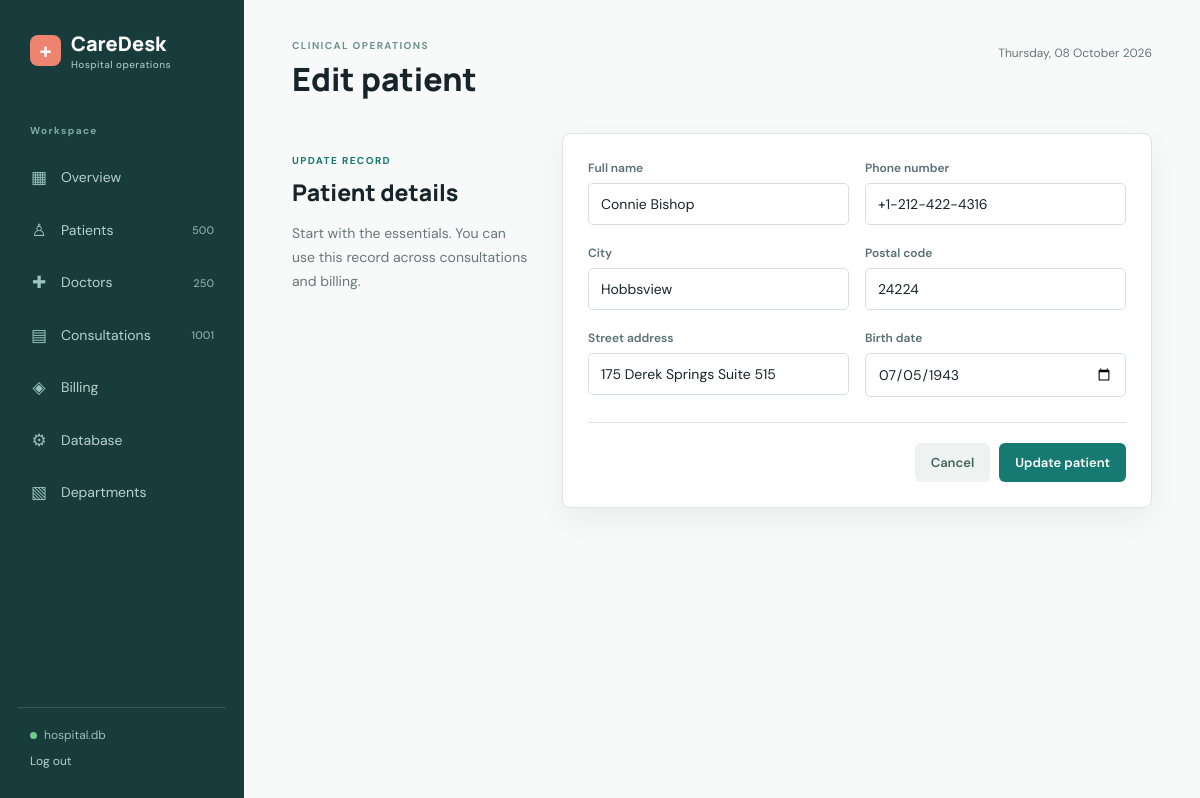
Before: /patients/7/edit (signed in) with the older database file.
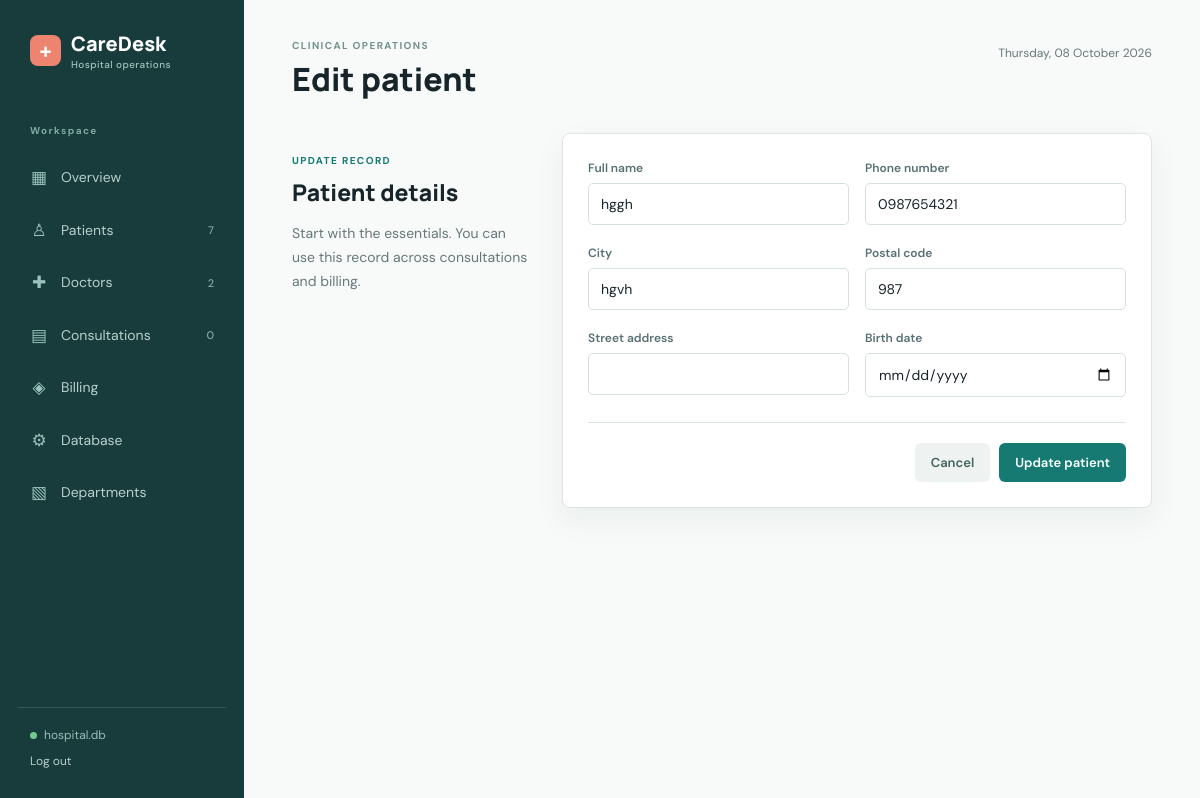
After: the same page with the newer database file.
### tables this page shows
CREATE TABLE "Patient" (
    "ID"         INTEGER PRIMARY KEY AUTOINCREMENT,
    "Name"       TEXT NOT NULL,
    "City"       TEXT NOT NULL,
    "PhoneNo"    TEXT NOT NULL UNIQUE,
    "Street"     TEXT,
    "Pincode"    INTEGER NOT NULL,
    "birthdate"  TEXT
);

### app.py (the view, shortened to what this page needs)
@app.route("/patients/<int:patient_id>/edit", methods=("GET", "POST"))
def edit_patient(patient_id):
    record = fetch_one('SELECT * FROM "Patient" WHERE "ID" = ?', (patient_id,))
    if record is None:
        flash("Patient record not found.", "error")
        return redirect(url_for("patients"))
    return render_template("patient_form.html", record=record, editing=True)

### app.py (called while the page is built, shortened)
@app.before_request
def require_login():
    public_endpoints = {"login", "static"}
    if request.endpoint not in public_endpoints and not session.get("logged_in"):
        return redirect(url_for("login"))

def get_db():
    if "db" not in g:
        g.db = sqlite3.connect(app.config["DATABASE"])
        g.db.row_factory = sqlite3.Row
        g.db.execute("PRAGMA foreign_keys = ON")
    return g.db

def fetch_one(query, parameters=()):
    return get_db().execute(query, parameters).fetchone()

@app.context_processor
def inject_navigation_counts():
    return {
        "now": datetime.now,
        "database_name": Path(app.config["DATABASE"]).name,
        "nav_counts": {
            "patients": fetch_one('SELECT COUNT(*) AS count FROM "Patient"')["count"],
            "doctors": fetch_one('SELECT COUNT(*) AS count FROM "Doctor"')["count"],
            "consultations": fetch_one('SELECT COUNT(*) AS count FROM "Consultation"')["count"],
        }
    }

### templates/patient_form.html
{% extends 'base.html' %}{% block title %}{{ 'Edit patient' if editing else 'Register patient' }}{% endblock %}{% block
heading %}{{ 'Edit patient' if editing else 'Register patient' }}{% endblock %} {% block content %}
<div class="form-layout">
  <div class="form-note">
    <p class="eyebrow">{{ 'UPDATE RECORD' if editing else 'NEW RECORD' }}</p>
    <h2>Patient details</h2>
    <p>Start with the essentials. You can use this record across consultations and billing.</p>
  </div>
  <form class="panel form-panel" method="post">
    <div class="form-grid">
      <label>Full name
        <input name="name" value="{{ record.Name if record else '' }}" minlength="2" maxlength="120" required autofocus>
      </label>
      <label>Phone number
        <input name="phone" value="{{ record.PhoneNo if record else '' }}" type="tel" inputmode="numeric"
          pattern="[0-9]{10}" minlength="10" maxlength="10" placeholder="1234567890" required>
      </label>
      <label>City
        <input name="city" value="{{ record.City if record else '' }}" maxlength="100" required>
      </label>
      <label>Postal code
        <input name="pincode" value="{{ record.Pincode if record else '' }}" inputmode="numeric" pattern="[0-9]{4,10}"
          minlength="4" maxlength="10" required>
      </label>
      <label>Street address
        <input name="street" value="{{ record.Street if record else '' }}" maxlength="200">
      </label>
      <label>Birth date
        <input name="birthdate" type="date" value="{{ record.birthdate if record else '2003-10-24' }}"
          max="{{ now().strftime('%Y-%m-%d') }}">
      </label>
    </div>
    <div class="form-actions">
      <a class="button secondary" href="{{ url_for('patients') }}">Cancel</a>
      <button class="button" type="submit">{{ 'Update patient' if editing else 'Save patient' }}</button>
    </div>
  </form>
</div>
{% endblock %}

Changed rows visible on the page:
changed Patient: name "Connie Bishop" → "hggh"; phone "+1-212-422-4316" → "0987654321"; city "Hobbsview" → "hgvh"; pincode "24224" → "987"; street "175 Derek Springs Suite 515" → (not shown); birthdate "07/05/1943" → (not shown)
Other visible differences:
{{ nav_counts.patients }}: "500" → "7"
{{ nav_counts.doctors }}: "250" → "2"
{{ nav_counts.consultations }}: "1001" → "0"
